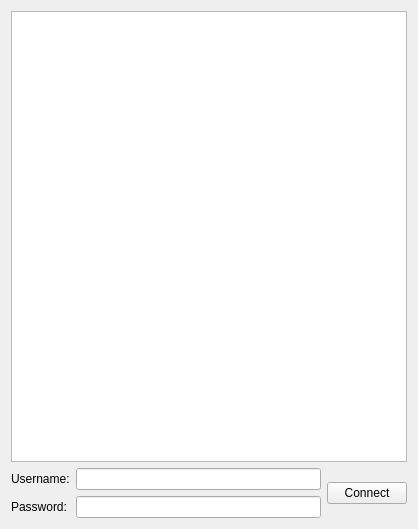
<?xml version="1.0" encoding="UTF-8"?>
<ui version="4.0">
 <class>UserStream</class>
 <widget class="QWidget" name="UserStream">
  <property name="geometry">
   <rect>
    <x>0</x>
    <y>0</y>
    <width>418</width>
    <height>529</height>
   </rect>
  </property>
  <property name="windowTitle">
   <string>Form</string>
  </property>
  <layout class="QVBoxLayout" name="verticalLayout">
   <item>
    <widget class="QTextBrowser" name="infoTextBrowser"/>
   </item>
   <item>
    <layout class="QHBoxLayout" name="horizontalLayout">
     <item>
      <layout class="QFormLayout" name="formLayout">
       <item row="0" column="0">
        <widget class="QLabel" name="label">
         <property name="text">
          <string>Username:</string>
         </property>
        </widget>
       </item>
       <item row="0" column="1">
        <widget class="QLineEdit" name="usernameLineEdit"/>
       </item>
       <item row="1" column="0">
        <widget class="QLabel" name="label_2">
         <property name="text">
          <string>Password:</string>
         </property>
        </widget>
       </item>
       <item row="1" column="1">
        <widget class="QLineEdit" name="passwordLineEdit">
         <property name="echoMode">
          <enum>QLineEdit::Password</enum>
         </property>
        </widget>
       </item>
      </layout>
     </item>
     <item>
      <widget class="QPushButton" name="connectButton">
       <property name="text">
        <string>Connect</string>
       </property>
      </widget>
     </item>
    </layout>
   </item>
  </layout>
 </widget>
 <resources/>
 <connections/>
</ui>
